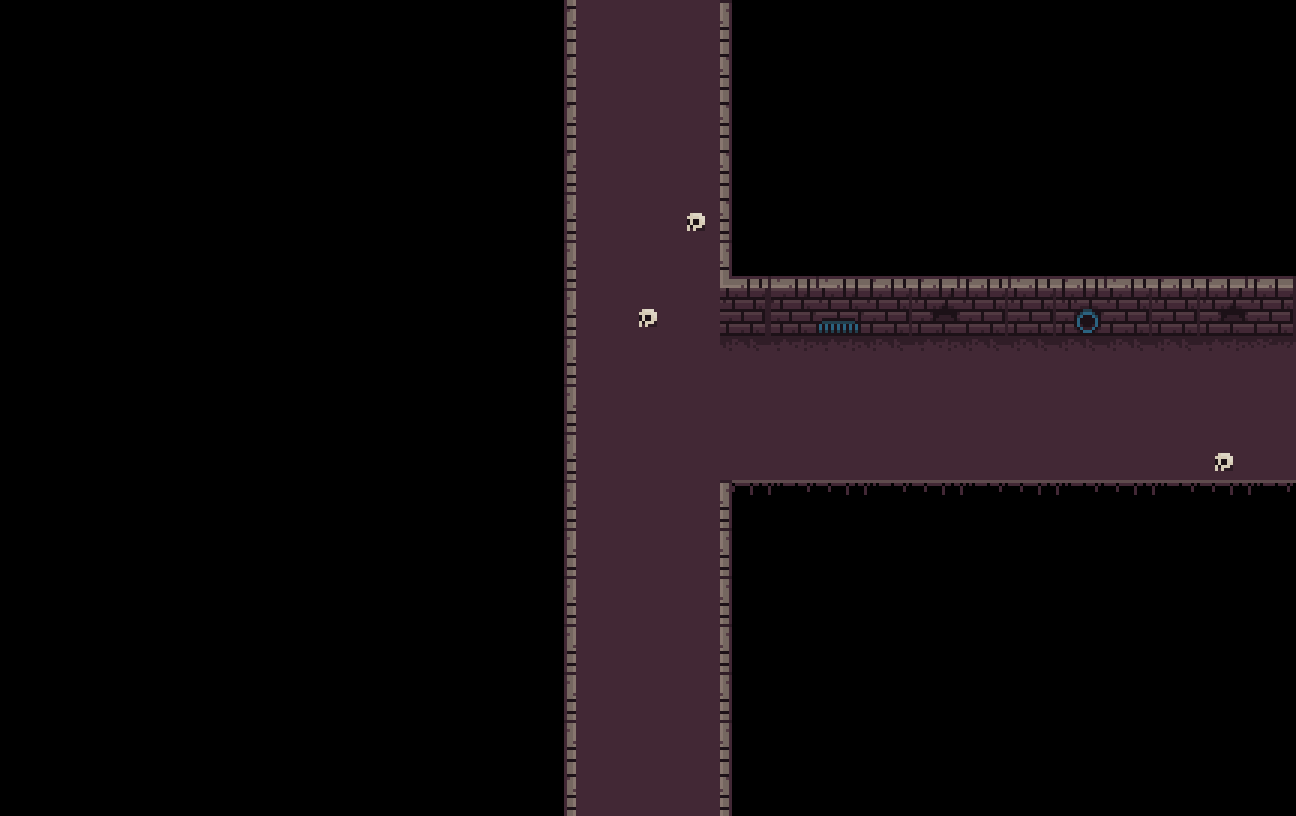

Tiled map render using the project's own tile images. Description and the map definition, with tile-layer contents summarised, below:
An orthogonal 27x17 tile map with 48x48 px tiles, 7 tile layers (suelo, paredes, Capa de patrones 4, Capa de patrones 5, ...).

<map version="1.0" tiledversion="1.1.4" orientation="orthogonal" renderorder="right-down" width="27" height="17" tilewidth="48" tileheight="48" infinite="0" nextobjectid="1">
 <tileset firstgid="1" name="tileModificadox3" tilewidth="48" tileheight="48" tilecount="256" columns="16">
  <image source="tileModificadox3.png" width="768" height="768" />
 </tileset>
 <layer name="suelo" width="27" height="17">
  <data>[459 cells, 87 non-empty, 5 distinct tile ids]</data>
 </layer>
 <layer name="paredes" width="27" height="17">
  <data>[459 cells, 64 non-empty, 16 distinct tile ids]</data>
 </layer>
 <layer name="Capa de patrones 4" width="27" height="17">
  <data>[459 cells, 0 non-empty, 0 distinct tile ids]</data>
 </layer>
 <layer name="Capa de patrones 5" width="27" height="17">
  <data>[459 cells, 0 non-empty, 0 distinct tile ids]</data>
 </layer>
 <layer name="Capa de patrones 6" width="27" height="17">
  <data>[459 cells, 0 non-empty, 0 distinct tile ids]</data>
 </layer>
 <layer name="Capa de patrones 7" width="27" height="17">
  <data>[459 cells, 0 non-empty, 0 distinct tile ids]</data>
 </layer>
 <layer name="capaExtra" width="27" height="17">
  <data>[459 cells, 0 non-empty, 0 distinct tile ids]</data>
 </layer>
</map>
